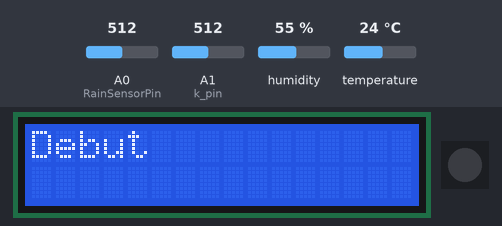
Recording of a program running on a simulated Arduino MKR. On the bench: 16×2 character LCD, 1 RGB LEDs in strip order, left to right. Inputs (shaded band) come from the test bench; at power-on: A1 (k_pin) = 512, temperature 24 °C, A0 (RainSensorPin) = 512, humidity 55 %. What the program prints to the serial monitor is not drawn.

Above: at 3.2 s.
At 6.3 s:
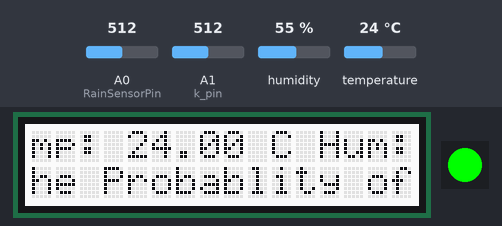
6.4 s: A1 (k_pin) set to 481
At 9.5 s:
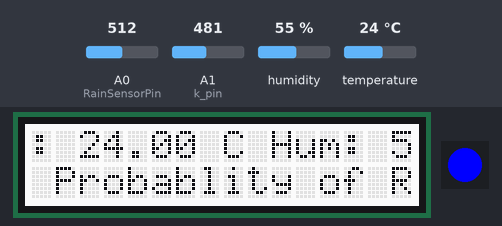
10.7 s: temperature set to 12 °C
At 12.8 s:
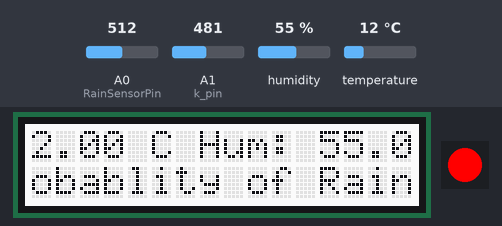
15.0 s: A1 (k_pin) set to 104
17.0 s: A1 (k_pin) set to 89
21.3 s: temperature set to 41 °C
At 23.4 s:
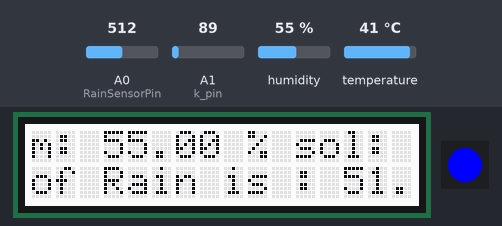
25.6 s: temperature set to 19 °C
At 27.5 s:
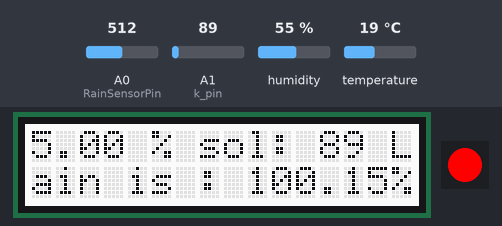
Timing chart, 0 to 29.0 s (numbered marks = the images above; inputs shaded):
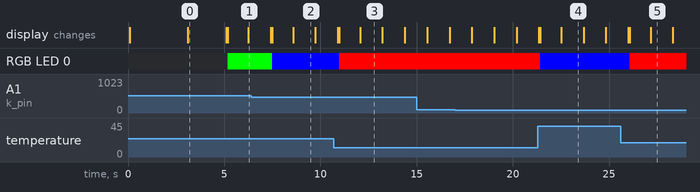

The program:

main.cpp
```cpp
/*
  Titre      : prediction de pluie
  Auteur     : Duvalier Tsagmo
  Date       : 22/03/2023
  Description: predire la pluie et la temperature de l'humiditer
  Version    : 0.0.1
*/

// bibiotheque utiliser
#include <Arduino.h>
#include <Adafruit_Sensor.h>
#include <Adafruit_AHTX0.h>
#include <Adafruit_NeoPixel.h>
#include "DFRobot_RGBLCD1602.h"
#include <Wire.h>

char dtaUart[15];
char dtaLen = 0;
DFRobot_RGBLCD1602 lcd(/*lcdCols*/ 16, /*lcdRows*/ 2); // 16 characters and 2 lines of show

Adafruit_AHTX0 aht;

int RainSensorPin = A0;
int light = A2;
int k_pin = A1;
int Rain;

#define PIN_LED 4 // Control signal, connect to DI of the LED
#define NUM_LED 1 // Number of LEDs in a strip

// FGonction pour la LED RGB
void colorWipe(uint32_t c, uint16_t wait);

// Declaration d'objet
Adafruit_NeoPixel RGB_Strip = Adafruit_NeoPixel(NUM_LED, PIN_LED, NEO_GRB + NEO_KHZ800);
int k;
double h, t;

void setup()
{

    Serial.begin(9600);
    delay(10);

    if (aht.begin())
    {
        Serial.println("Found AHT20");
    }
    else
    {
        Serial.println("Didn't find AHT20");
    }

    lcd.init();
    lcd.setCursor(2, 0);
    lcd.print("Duvalier Station ");
    lcd.setCursor(6, 1);
    lcd.print("IDO");
    delay(3000);
    lcd.clear();
    lcd.print("Debut");
    delay(2000);
    // Start RGB
    RGB_Strip.begin();
    RGB_Strip.show();
    RGB_Strip.setBrightness(255); // Set brightness, 0-255 (darkest - brightest)
}

void loop()
{

    lcd.setRGB(255, 255, 255);

    sensors_event_t humidity, temp; // declaration d'objets
    aht.getEvent(&humidity, &temp);
    h = humidity.relative_humidity;   // capter l'humidite
    t = temp.temperature;             // capter la temperature
    k = analogRead(k_pin);            // capter la lumiere
    Rain = analogRead(RainSensorPin); // capter la pluie

    // Affichage des donnees
    Serial.println(temp.temperature);
    Serial.println(humidity.relative_humidity);
    Serial.println(k, DEC);
    Serial.println(Rain);

    // Formule trouvée par modélisation
    double ProbablityRain = 0.03743225 * h - 2.21389335 * t - 0.09773871 * k + 148.85713381876218;

    Serial.println(ProbablityRain);
    // If-clauses - Alertes sur les LEDs Blue, Orange, Red
    if (ProbablityRain > 60)
    {
        colorWipe(RGB_Strip.Color(255, 0, 0), 1000); // Red
        Serial.println("color red");
    }
    else if (ProbablityRain > 50)
    {
        colorWipe(RGB_Strip.Color(0, 0, 255), 1000); // Red
        Serial.println("color blue");
    }
    else
    {
        colorWipe(RGB_Strip.Color(0, 255, 0), 1000); // Red
        Serial.println("color green");
    }

    lcd.scrollDisplayLeft();
    lcd.setCursor(0, 0);
    lcd.print("Tmp: ");
    lcd.print(temp.temperature);
    lcd.print(" C Hum: ");
    lcd.print(humidity.relative_humidity);
    lcd.print(" % sol: ");
    lcd.print(k);
    lcd.print(" LUX  Rain: ");
    lcd.print(Rain);
    lcd.print(" mm");
    lcd.setCursor(0, 1);
    lcd.print("The Probablity of Rain is : ");
    lcd.print(ProbablityRain);
    lcd.print("%");
}

// Fill the dots one after the other with a color
void colorWipe(uint32_t c, uint16_t wait)
{
    for (uint16_t i = 0; i < RGB_Strip.numPixels(); i++)
    {
        RGB_Strip.setPixelColor(i, c);
        RGB_Strip.show();
        delay(wait);
    }
}
```

Measured:
- the behaviour switches between 489 and 488 on A1 (k_pin) (found by bisection; images 1 and 2)
- what the display in image 0 shows lasts 2.0 s, from 3.1 s to 5.1 s
- what the display in image 2 shows lasts 1.1 s, from 8.6 s to 9.7 s
